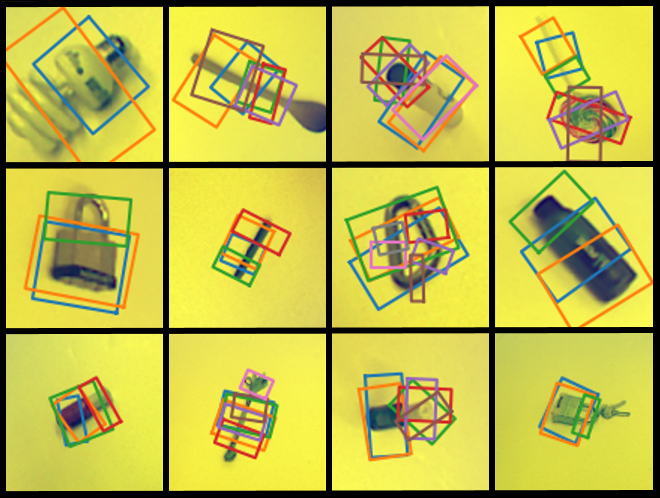
#> input picture pics/cornell dataset.png, 660 x 498 px
$ python -i image.py   (imports and definitions only)   (older library calls are emulated)
#> lines starting #> are read from the running program, lines starting #| are printed output that depends on the picture
import cv2
import numpy as np
import matplotlib.pyplot as plt
from imageio import imread
from skimage.transform import rotate, resize

import warnings
# [1 line not run here, left out]


class Image:
    """
    Wrapper around an image with some convenient functions.
    """
    def __init__(self, img):
        self.img = img

    def __getattr__(self, attr):
        # Pass along any other methods to the underlying ndarray
        return getattr(self.img, attr)

    @classmethod
    def from_file(cls, fname):
        return cls(imread(fname))

    def copy(self):
        """
        :return: Copy of self.
        """
        return self.__class__(self.img.copy())

    # [10 lines left out: function crop, not called in this run]

    def cropped(self, *args, **kwargs):
        """
        :return: Cropped copy of the image.
        """
        i = self.copy()
        i.crop(*args, **kwargs)
        return i

    # [77 lines left out: functions normalise, resize, resized, rotate, rotated, show and 2 more, not called in this run]


class DepthImage(Image):
    def __init__(self, img):
        super().__init__(img)

    # [38 lines left out: function from_pcd, not called in this run]

    @classmethod
    def from_tiff(cls, fname):
        return cls(imread(fname))

    # [36 lines left out: functions inpaint, gradients, normalise, not called in this run]


class WidthImage(Image):
    """
    A width image is one that describes the desired gripper width at each pixel.
    """
    # [14 lines left out: functions zoom, normalise, not called in this run]

>>> import cv2
>>> picture = cv2.imread('../../pics/cornell dataset.png', cv2.IMREAD_GRAYSCALE)
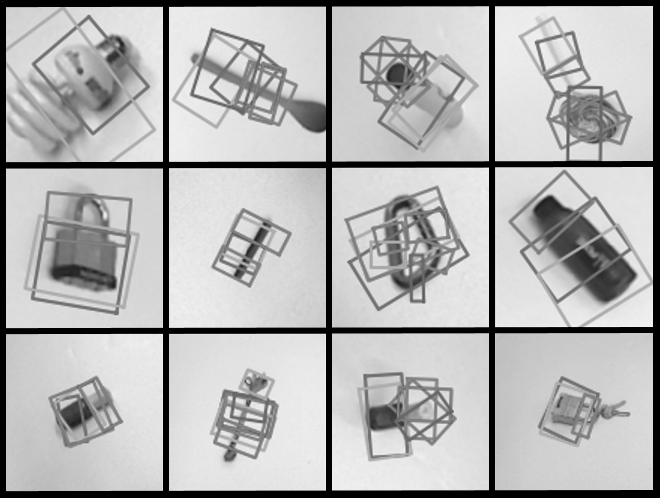
#> picture: shape (498, 660); min 0, max 243, mean 180
#> (the run stopped early here; a loop or call above may not have finished)
